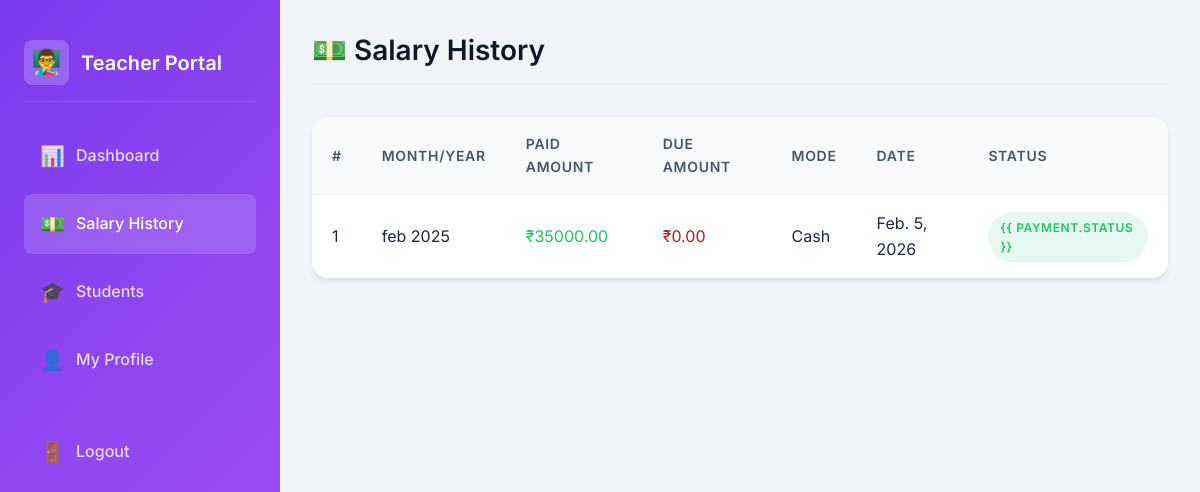
The page /teacher/salary/ (signed in) on the database its author committed.
### core/models.py (models this page shows, shortened)
class TeacherPayment(models.Model):
    PAYMENT_MODE_CHOICES = [
        ('Cash', 'Cash'),
        ('Bank Transfer', 'Bank Transfer'),
        ('UPI', 'UPI'),
        ('Cheque', 'Cheque'),
    ]
    STATUS_CHOICES = [
        ('Paid', 'Paid'),
        ('Pending', 'Pending'),
        ('Partial', 'Partial'),
    ]
    teacher = models.ForeignKey(Teacher, on_delete=models.CASCADE, related_name='payments')
    payment_mode = models.CharField(max_length=20, choices=PAYMENT_MODE_CHOICES, default='Cash')
    paid_amount = models.DecimalField(max_digits=10, decimal_places=2)
    due_amount = models.DecimalField(max_digits=10, decimal_places=2, default=0)
    payment_date = models.DateField()
    status = models.CharField(max_length=10, choices=STATUS_CHOICES, default='Pending')
    month = models.CharField(max_length=20)
    year = models.IntegerField()
    remarks = models.TextField(blank=True)
    created_at = models.DateTimeField(auto_now_add=True)
    class Meta:
        ordering = ['-payment_date']

### core/views.py (the view)
# urls.py: path('teacher/salary/', views.teacher_salary_history, name='teacher_salary_history'),
def teacher_salary_history(request):
    if request.session.get('user_type') != 'teacher':
        return redirect('teacher_login')
    teacher_id = request.session.get('teacher_id')
    payments = TeacherPayment.objects.filter(teacher_id=teacher_id)
    return render(request, 'teacher/salary_history.html', {'payments': payments})

### templates/teacher/salary_history.html (shortened to what this page needs)
{% extends 'base.html' %}
{% block body %}
<div class="dashboard-layout">
    <aside class="sidebar" style="background: linear-gradient(135deg, #7c3aed 0%, #a855f7 100%);">
        <div class="sidebar-brand">
            <div class="brand-icon">👨‍🏫</div>
            <div>
                <h2>Teacher Portal</h2>
            </div>
        </div>
        <nav>
            <ul class="sidebar-nav">
                <li class="nav-item"><a href="{% url 'teacher_dashboard' %}" class="nav-link"><span
                            class="icon">📊</span> Dashboard</a></li>
                <li class="nav-item"><a href="{% url 'teacher_salary_history' %}" class="nav-link active"><span
                            class="icon">💵</span> Salary History</a></li>
                <li class="nav-item"><a href="{% url 'teacher_students' %}" class="nav-link"><span
                            class="icon">🎓</span> Students</a></li>
                <li class="nav-item"><a href="{% url 'teacher_profile' %}" class="nav-link"><span class="icon">👤</span>
                        My Profile</a></li>
                <li class="nav-item" style="margin-top: 2rem;"><a href="{% url 'logout' %}" class="nav-link"><span
                            class="icon">🚪</span> Logout</a></li>
            </ul>
        </nav>
    </aside>
    <main class="main-content">
        <div class="top-header">
            <h1 class="page-title">💵 Salary History</h1>
        </div>
        <div class="table-container">
            <table class="table">
                <thead>
                    <tr>
                        <th>#</th>
                        <th>Month/Year</th>
                        <th>Paid Amount</th>
                        <th>Due Amount</th>
                        <th>Mode</th>
                        <th>Date</th>
                        <th>Status</th>
                    </tr>
                </thead>
                <tbody>
                    {% for payment in payments %}
                    <tr>
                        <td>{{ forloop.counter }}</td>
                        <td>{{ payment.month }} {{ payment.year }}</td>
                        <td class="text-success">₹{{ payment.paid_amount }}</td>
                        <td class="text-danger">₹{{ payment.due_amount }}</td>
                        <td>{{ payment.payment_mode }}</td>
                        <td>{{ payment.payment_date }}</td>
                        <td><span
                                class="badge badge-{% if payment.status == 'Paid' %}success{% else %}warning{% endif %}">{{
                                payment.status }}</span></td>
                    </tr>
                    {% empty %}
                    <tr>
                        <td colspan="7" class="text-center text-muted p-4">No salary records found</td>
                    </tr>
                    {% endfor %}
                </tbody>
            </table>
        </div>
    </main>
</div>
{% endblock %}

### static/css/style.css (style rules this page uses)
:root { --primary-dark: #7f1d1d; --primary: #dc2626; --primary-light: #ef4444; --success: #22c55e; --success-light: #4ade80; --warning: #d97706; --warning-light: #f59e0b; --danger: #b91c1c; --danger-light: #dc2626; --info: #e11d48; --gold: #d97706; --gold-light: #f59e0b; --white: #ffffff; --gray-50: #f8fafc; --gray-100: #f1f5f9; --gray-200: #e2e8f0; --gray-300: #cbd5e1; --gray-400: #94a3b8; --gray-500: #64748b; --gray-600: #475569; --gray-700: #334155; --gray-800: #1e293b; --gray-900: #0f172a; --gradient-primary: linear-gradient(135deg, #7f1d1d 0%, #dc2626 100%); --gradient-success: linear-gradient(135deg, #15803d 0%, #22c55e 100%); --gradient-warning: linear-gradient(135deg, #b45309 0%, #d97706 100%); --gradient-danger: linear-gradient(135deg, #b91c1c 0%, #dc2626 100%); --shadow-sm: 0 1px 2px 0 rgba(0, 0, 0, 0.05); --shadow: 0 4px 6px -1px rgba(0, 0, 0, 0.1); --shadow-md: 0 10px 15px -3px rgba(0, 0, 0, 0.1); --shadow-lg: 0 25px 50px -12px rgba(0, 0, 0, 0.25); --shadow-glass: 0 8px 32px 0 rgba(127, 29, 29, 0.2); --radius-sm: 0.375rem; --radius: 0.5rem; --radius-md: 0.75rem; --radius-lg: 1rem; --radius-xl: 1.5rem; --transition: all 0.3s ease; --transition-fast: all 0.15s ease; }
*, *::before, *::after { box-sizing: border-box; margin: 0; padding: 0; }
body { font-family: 'Inter', 'Segoe UI', system-ui, -apple-system, sans-serif; background: var(--gray-100); color: var(--gray-800); line-height: 1.6; min-height: 100vh; }
a { text-decoration: none; color: inherit; }
h1, h2, h3, h4, h5, h6 { font-weight: 600; line-height: 1.3; color: var(--gray-900); }
h1 { font-size: 2.25rem; }
h2 { font-size: 1.875rem; }
.dashboard-layout { display: flex; min-height: 100vh; }
.sidebar { width: 280px; background: var(--gradient-primary); color: var(--white); padding: 1.5rem; position: fixed; height: 100vh; overflow-y: auto; z-index: 100; }
.sidebar-brand { display: flex; align-items: center; gap: 0.75rem; padding: 1rem 0; border-bottom: 1px solid rgba(255, 255, 255, 0.1); margin-bottom: 1.5rem; }
.sidebar-brand h2 { color: var(--white); font-size: 1.25rem; }
.sidebar-brand .brand-icon { width: 45px; height: 45px; background: rgba(255, 255, 255, 0.2); border-radius: var(--radius); display: flex; align-items: center; justify-content: center; font-size: 1.5rem; }
.sidebar-nav { list-style: none; }
.nav-item { margin-bottom: 0.5rem; }
.nav-link { display: flex; align-items: center; gap: 0.75rem; padding: 0.875rem 1rem; border-radius: var(--radius); color: rgba(255, 255, 255, 0.8); transition: var(--transition); font-weight: 500; }
.nav-link:hover, .nav-link.active { background: rgba(255, 255, 255, 0.15); color: var(--white); }
.nav-link .icon { font-size: 1.25rem; width: 24px; text-align: center; }
.main-content { flex: 1; margin-left: 280px; padding: 2rem; }
.top-header { display: flex; justify-content: space-between; align-items: center; margin-bottom: 2rem; padding-bottom: 1rem; border-bottom: 1px solid var(--gray-200); }
.page-title { font-size: 1.75rem; color: var(--gray-900); }
.table-container { overflow-x: auto; background: var(--white); border-radius: var(--radius-lg); box-shadow: var(--shadow); }
.table { width: 100%; border-collapse: collapse; }
.table th, .table td { padding: 1rem 1.25rem; text-align: left; border-bottom: 1px solid var(--gray-100); }
.table th { background: var(--gray-50); font-weight: 600; font-size: 0.875rem; color: var(--gray-600); text-transform: uppercase; letter-spacing: 0.05em; }
.table tbody tr { transition: var(--transition-fast); }
.table tbody tr:last-child td { border-bottom: none; }
.badge { display: inline-flex; align-items: center; padding: 0.375rem 0.75rem; border-radius: 9999px; font-size: 0.75rem; font-weight: 600; text-transform: uppercase; letter-spacing: 0.05em; }
.badge-success { background: rgba(16, 185, 129, 0.1); color: var(--success); }
.text-success { color: var(--success); }
.text-danger { color: var(--danger); }

### rows shown on the page
TeacherPayment: month "feb", year "2025", paid_amount "35000.00", due_amount "0.00", payment_mode "Cash", payment_date "Feb. 5, 2026"
